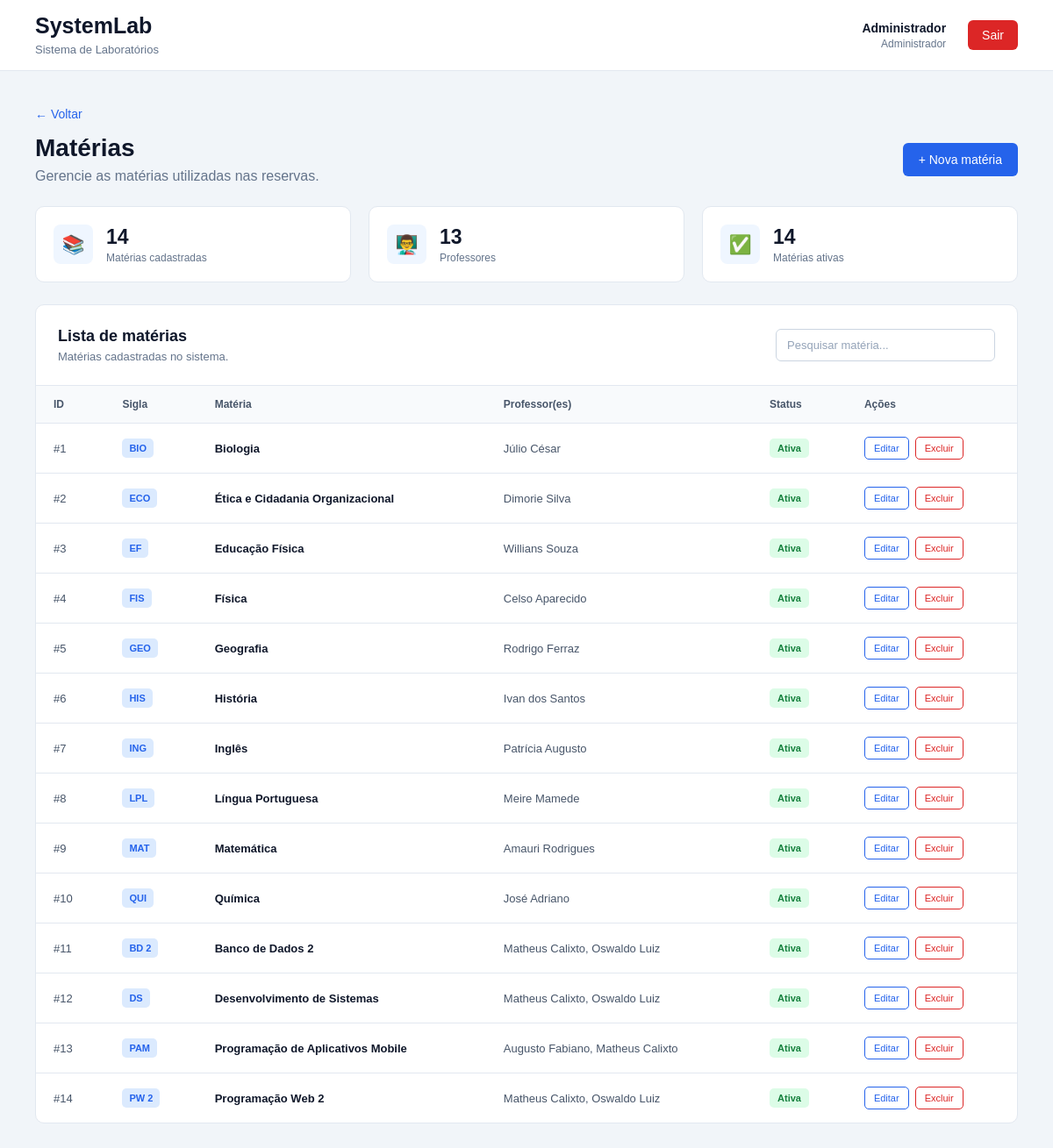
Screenshot of /materias.php (signed in) with the database file from the repository.
### tables this page shows
CREATE TABLE tb_materias (
    cd_materia INT PRIMARY KEY AUTO_INCREMENT,
    sg_materia VARCHAR(5) NOT NULL,
    nm_materia VARCHAR(100) NOT NULL
);

### materias.php (the view, shortened to what this page needs)
<?php
require_once 'includes/conexao.php';
$sql = "
    SELECT
        m.cd_materia,
        m.sg_materia,
        m.nm_materia,
        GROUP_CONCAT(
            DISTINCT p.nm_professor
            ORDER BY p.nm_professor
            SEPARATOR ', '
        ) AS professores
    FROM tb_materias m
    LEFT JOIN tb_professores_materias pm
        ON pm.id_materia = m.cd_materia
    LEFT JOIN tb_professores p
        ON p.cd_professor = pm.id_professor
    GROUP BY
        m.cd_materia,
        m.sg_materia,
        m.nm_materia
    ORDER BY m.cd_materia
";
$resultado = $conexao->query($sql);
$materias = [];
if ($resultado) {
    while ($linha = $resultado->fetch_assoc()) {
        $materias[] = $linha;
    }
}
$totalMaterias = count($materias);
$sqlProfessores = "SELECT COUNT(*) AS total FROM tb_professores";
$resultadoProfessores = $conexao->query($sqlProfessores);
$totalProfessores = 0;
if ($resultadoProfessores) {
    $dadosProfessores = $resultadoProfessores->fetch_assoc();
    $totalProfessores = (int) $dadosProfessores['total'];
}
?>
<!DOCTYPE html>
<html lang="pt-br">
<head>
    <link rel="stylesheet" href="css/materias.css">
</head>
<body>
    <header class="topo">
        <div class="logo">
            <h1>
                SystemLab
            </h1>
            <span>
                Sistema de Laboratórios
            </span>
        </div>
        <div class="usuario">
            <div class="usuario-info">
                <strong>
                    <?= htmlspecialchars($_SESSION['usuario']) ?>
                </strong>
                <span>
                    Administrador
                </span>
            </div>
            <a href="sair.php" class="sair">
                Sair
            </a>
        </div>
    </header>
    <main class="conteudo">
        <div class="cabecalho">
            <a href="index.php" class="voltar">
                ← Voltar
            </a>
            <div class="cabecalho-linha">
                <div>
                    <h2>
                        Matérias
                    </h2>
                    <p>
                        Gerencie as matérias utilizadas nas reservas.
                    </p>
                </div>
                <a href="nova_materia.php" class="nova-materia">
                    + Nova matéria
                </a>
            </div>
        </div>
        <section class="resumo">
            <div class="resumo-card">
                <div class="icone">
                    📚
                </div>
                <div>
                    <strong>
                        <?= $totalMaterias ?>
                    </strong>
                    <span>
                        Matérias cadastradas
                    </span>
                </div>
            </div>
            <div class="resumo-card">
                <div class="icone">
                    👨‍🏫
                </div>
                <div>
                    <strong>
                        <?= $totalProfessores ?>
                    </strong>
                    <span>
                        Professores
                    </span>
                </div>
            </div>
            <div class="resumo-card">
                <div class="icone">
                    ✅
                </div>
                <div>
                    <strong>
                        <?= $totalMaterias ?>
                    </strong>
                    <span>
                        Matérias ativas
                    </span>
                </div>
            </div>
        </section>
        <section class="tabela-container">
            <div class="tabela-topo">
                <div>
                    <h3>
                        Lista de matérias
                    </h3>
                    <p>
                        Matérias cadastradas no sistema.
                    </p>
                </div>
                <input
                    type="text"
                    id="pesquisa"
                    placeholder="Pesquisar matéria..."
                    autocomplete="off"
                >
            </div>
            <div class="tabela-scroll">
                <table>
                    <thead>
                        <tr>
                            <th>
                                ID
                            </th>
                            <th>
                                Sigla
                            </th>
                            <th>
                                Matéria
                            </th>
                            <th>
                                Professor(es)
                            </th>
                            <th>
                                Status
                            </th>
                            <th>
                                Ações
                            </th>
                        </tr>
                    </thead>
                    <tbody id="lista-materias">
                        <?php foreach ($materias as $materia): ?>
                            <tr>
                                <td>
                                    #<?= $materia['cd_materia'] ?>
                                </td>
                                <td>
                                    <span class="sigla">
                                        <?= htmlspecialchars($materia['sg_materia']) ?>
                                    </span>
                                </td>
                                <td>
                                    <strong class="nome-materia">
                                        <?= htmlspecialchars($materia['nm_materia']) ?>
                                    </strong>
                                </td>
                                <td>
                                    <?= htmlspecialchars($materia['professores'] ?? 'Nenhum professor') ?>
                                </td>
                                <td>
                                    <span class="ativo">
                                        Ativa
                                    </span>
                                </td>
                                <td>
                                    <div class="acoes">
                                        <a
                                            href="editar_materia.php?id=<?= $materia['cd_materia'] ?>"
                                            class="editar"
                                        >
                                            Editar
                                        </a>
                                        <a
                                            href="excluir_materia.php?id=<?= $materia['cd_materia'] ?>"
                                            class="excluir"
                                        >
                                            Excluir
                                        </a>
                                    </div>
                                </td>
                            </tr>
                        <?php endforeach; ?>
                    </tbody>
                </table>
            </div>
        </section>
    </main>
</body>
</html>

### css/materias.css (style rules this page uses)
* { margin: 0; padding: 0; box-sizing: border-box; }
body { font-family: Arial, sans-serif; background-color: #f1f5f9; color: #0f172a; }
.topo { background-color: #ffffff; min-height: 75px; padding: 15px 40px; display: flex; align-items: center; justify-content: space-between; border-bottom: 1px solid #e2e8f0; }
.logo h1 { font-size: 25px; margin-bottom: 3px; }
.logo span { color: #64748b; font-size: 13px; }
.usuario { display: flex; align-items: center; gap: 25px; }
.usuario-info { display: flex; flex-direction: column; text-align: right; }
.usuario-info strong { font-size: 14px; }
.usuario-info span { color: #64748b; font-size: 12px; margin-top: 3px; }
.sair { text-decoration: none; color: #ffffff; background-color: #dc2626; padding: 9px 16px; border-radius: 6px; font-size: 14px; }
.conteudo { max-width: 1300px; margin: 0 auto; padding: 40px; }
.cabecalho { margin-bottom: 25px; }
.voltar { display: inline-block; color: #2563eb; text-decoration: none; font-size: 14px; margin-bottom: 15px; }
.cabecalho-linha { display: flex; justify-content: space-between; align-items: center; }
.cabecalho h2 { font-size: 28px; margin-bottom: 7px; }
.cabecalho p { color: #64748b; }
.nova-materia { display: inline-block; border: none; background-color: #2563eb; color: #ffffff; padding: 11px 18px; border-radius: 6px; font-size: 14px; text-decoration: none; cursor: pointer; }
.resumo { display: grid; grid-template-columns: repeat(3, 1fr); gap: 20px; margin-bottom: 25px; }
.resumo-card { background-color: #ffffff; border: 1px solid #e2e8f0; border-radius: 10px; padding: 20px; display: flex; align-items: center; gap: 15px; }
.icone { width: 45px; height: 45px; display: flex; align-items: center; justify-content: center; background-color: #eff6ff; border-radius: 8px; font-size: 21px; }
.resumo-card div:last-child { display: flex; flex-direction: column; }
.resumo-card strong { font-size: 23px; }
.resumo-card span { color: #64748b; font-size: 12px; margin-top: 3px; }
.tabela-container { background-color: #ffffff; border: 1px solid #e2e8f0; border-radius: 10px; overflow: hidden; }
.tabela-topo { padding: 25px; display: flex; justify-content: space-between; align-items: center; border-bottom: 1px solid #e2e8f0; }
.tabela-topo h3 { font-size: 18px; margin-bottom: 5px; }
.tabela-topo p { color: #64748b; font-size: 13px; }
#pesquisa { width: 250px; padding: 10px 12px; border: 1px solid #cbd5e1; border-radius: 6px; font-size: 13px; outline: none; background-color: #ffffff; color: #0f172a; }
#pesquisa::placeholder { color: #94a3b8; }
.tabela-scroll { overflow-x: auto; }
table { width: 100%; border-collapse: collapse; }
th { background-color: #f8fafc; color: #475569; font-size: 12px; text-align: left; padding: 14px 20px; white-space: nowrap; }
td { padding: 15px 20px; border-top: 1px solid #e2e8f0; font-size: 13px; color: #475569; }
.sigla { display: inline-block; background-color: #dbeafe; color: #2563eb; padding: 5px 8px; border-radius: 5px; font-size: 11px; font-weight: bold; }
.nome-materia { color: #0f172a; font-weight: bold; }
.ativo { display: inline-block; background-color: #dcfce7; color: #15803d; padding: 5px 9px; border-radius: 5px; font-size: 11px; font-weight: bold; }
.acoes { display: flex; align-items: center; gap: 7px; }
.acoes a { display: inline-block; padding: 6px 10px; border-radius: 5px; font-size: 11px; font-family: Arial, sans-serif; text-decoration: none; cursor: pointer; transition: 0.2s; }
.acoes .editar { border: 1px solid #2563eb; background-color: #ffffff; color: #2563eb; }
.acoes .excluir { border: 1px solid #dc2626; background-color: #ffffff; color: #dc2626; }

### rows the page displays
tb_materias: cd_materia "1", sg_materia "BIO", nm_materia "Biologia", professores "Júlio César"
tb_materias: cd_materia "2", sg_materia "ECO", nm_materia "Ética e Cidadania Organizacional", professores "Dimorie Silva"
tb_materias: cd_materia "3", sg_materia "EF", nm_materia "Educação Física", professores "Willians Souza"
tb_materias: cd_materia "4", sg_materia "FIS", nm_materia "Física", professores "Celso Aparecido"
tb_materias: cd_materia "5", sg_materia "GEO", nm_materia "Geografia", professores "Rodrigo Ferraz"
tb_materias: cd_materia "6", sg_materia "HIS", nm_materia "História", professores "Ivan dos Santos"
tb_materias: cd_materia "7", sg_materia "ING", nm_materia "Inglês", professores "Patrícia Augusto"
tb_materias: cd_materia "8", sg_materia "LPL", nm_materia "Língua Portuguesa", professores "Meire Mamede"
tb_materias: cd_materia "9", sg_materia "MAT", nm_materia "Matemática", professores "Amauri Rodrigues"
tb_materias: cd_materia "10", sg_materia "QUI", nm_materia "Química", professores "José Adriano"
tb_materias: cd_materia "11", sg_materia "BD 2", nm_materia "Banco de Dados 2", professores "Matheus Calixto, Oswaldo Luiz"
tb_materias: cd_materia "12", sg_materia "DS", nm_materia "Desenvolvimento de Sistemas", professores "Matheus Calixto, Oswaldo Luiz"
tb_materias: cd_materia "13", sg_materia "PAM", nm_materia "Programação de Aplicativos Mobile", professores "Augusto Fabiano, Matheus Calixto"
tb_materias: cd_materia "14", sg_materia "PW 2", nm_materia "Programação Web 2", professores "Matheus Calixto, Oswaldo Luiz"

### other values shown
$_SESSION['usuario'] "Administrador"
$totalMaterias "14"
$totalProfessores "13"
